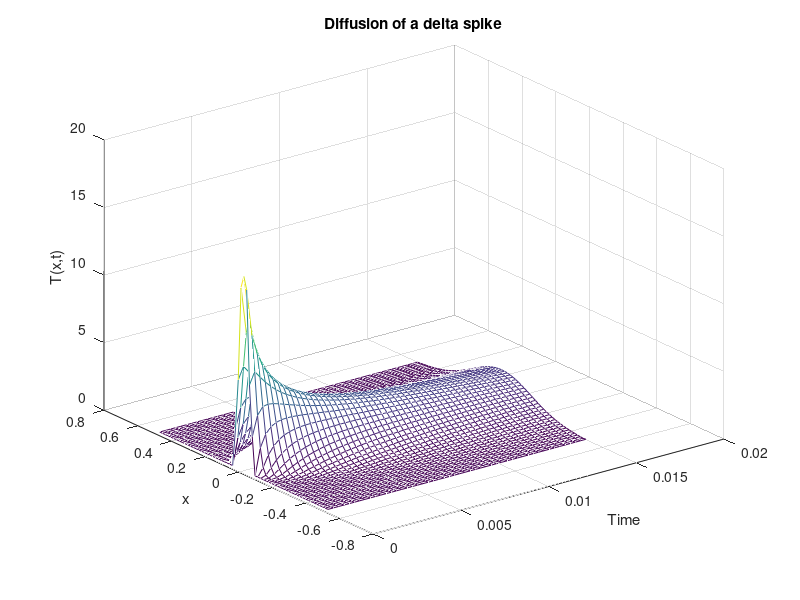
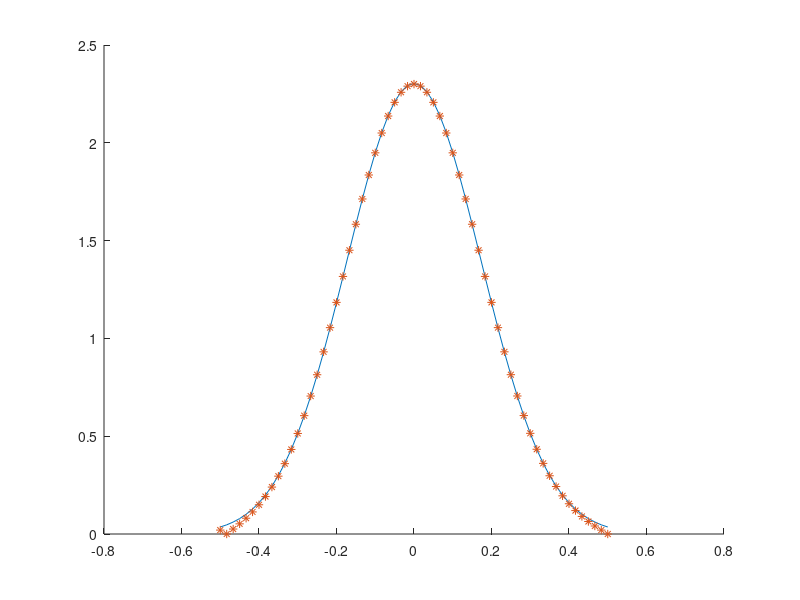

Here is the MATLAB script that generated these plots, in order:
% dftcs - Program to solve the diffusion equation 
% using the Forward Time Centered Space (FTCS) scheme.

%% initialize parameters
%* Initialize parameters (time step, grid spacing, etc.).
tau = 1e-4;
N = 61;
L = 1.;  % The system extends from x=-L/2 to x=L/2
h = L/(N-1);  % Grid size
kappa = 1.;   % Diffusion coefficient
coeff = kappa*tau/h^2;
if( coeff < 0.5 )
  disp('Solution is expected to be stable');
else
  disp('WARNING: Solution is expected to be unstable');
end

%* Set initial and boundary conditions.
tt = zeros(N,1);          % Initialize temperature to zero at all points
tt(round(N/2)) = 1/h;     % Initial cond. is delta function in center
% The boundary conditions are tt(1) = tt(N) = 0

%% numerical solution

%* Set up loop and plot variables.
xplot = (0:N-1)*h - L/2;   % Record the x scale for plots
iplot = 1;                 % Counter used to count plots
nstep = 150;               % Maximum number of iterations
nplots = 50;               % Number of snapshots (plots) to take
plot_step = nstep/nplots;  % Number of time steps between plots

%* Loop over the desired number of time steps.
for istep=1:nstep  %% MAIN LOOP %%

  %* Compute new temperature using FTCS scheme.
  tt(2:(N-1)) = tt(2:(N-1)) + ...
      coeff*(tt(3:N) + tt(1:(N-2)) - 2*tt(2:(N-1)));

  % conform to boundary conditions
  tt(1) = tt(N-1);
  tt(2) = tt(N);
  
  %* Periodically record temperature for plotting.
  if( rem(istep,plot_step) < 1 )   % Every plot_step steps
    ttplot(:,iplot) = tt(:);       % record tt(i) for plotting
    tplot(iplot) = istep*tau;      % Record time for plots
    iplot = iplot+1;
  end
end

%% moi sol'n at t = 0.015
x0 = 0;
t=[1e-8 0.001:0.001:1];
x = linspace(-0.5*L, 0.5*L, length(xplot));
sig=sqrt(2*kappa*t);
TG=zeros(length(x),length(t));
nimag = 30;
Timag=zeros([size(TG) nimag+1]);
Timag(:,:,1)=(ones(length(x),1)*(1./sig)).*exp(-x'.^2*(1./sig.^2)/2)/sqrt(2*pi);
for ii=1:nimag
Timag(:,:,ii+1)=Timag(:,:,ii)+(ones(length(x),1)*(1./sig)).*exp(-(x+(ii*L-(-1)^ii*x0))'.^2*(1./sig.^2)/2)/sqrt(2*pi)+...
    (ones(length(x),1)*(1./sig)).*exp(-(x-(ii*L+(-1)^ii*x0))'.^2*(1./sig.^2)/2)/sqrt(2*pi);
end

%% find numerical solution at t = 0.015
% query vector of times to find which index contains value
tplot(25)
idx = find(abs(tplot - 0.015) <= 1e-5);
tni = ttplot(:, idx);


%% make plots
%* Plot temperature versus x and t as wire-mesh and contour plots.
figure(1); clf;
mesh(tplot,xplot,ttplot);  % Wire-mesh surface plot
xlabel('Time');  ylabel('x');  zlabel('T(x,t)');
title('Diffusion of a delta spike');
pause(1);

figure(2); clf;       
hold on
plot(xplot, Timag(:,16,1), '-')
plot(xplot, tni, '*')
hold off
